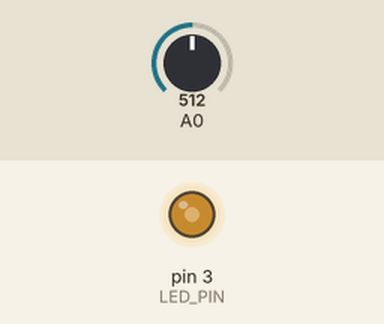
Bench run of a sketch on a simulated Arduino Uno, built with avr-gcc and run on an emulated ATmega328P. Shown: output pins drawn as LEDs (lit = HIGH). Inputs (shaded band) come from the test bench; at power-on: A0 = 512.

Above: at 1.2 s.
1.3 s: A0 set to 716
At 2.2 s:
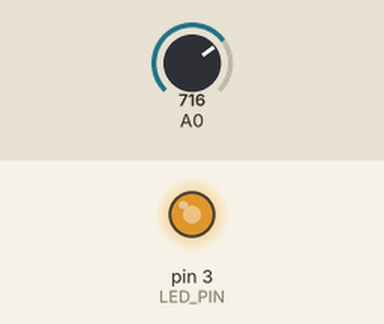
2.8 s: A0 set to 900
At 3.4 s:
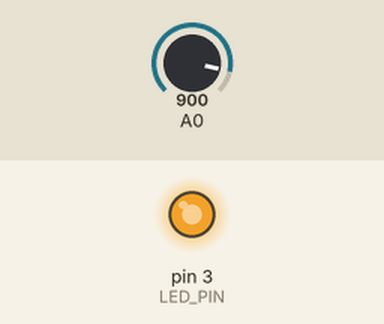
4.3 s: A0 set to 122
At 5.5 s:
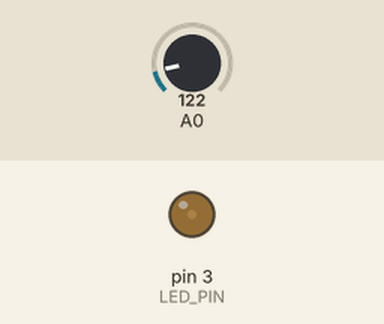
5.8 s: A0 set to 0
At 6.9 s:
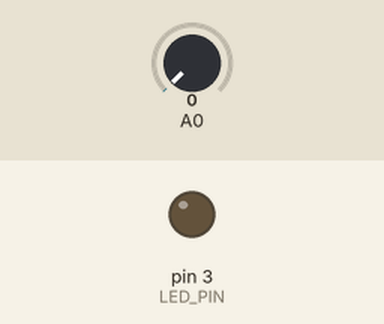
Timing chart, 0 to 8.3 s (numbered marks = the images above; inputs shaded):
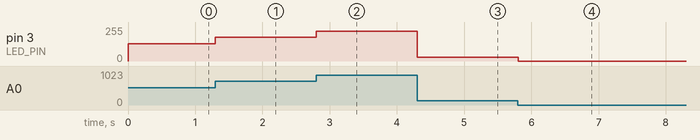

Measured:
- after the input at 1.3 s, pin 3 (LED_PIN): 128/255 → 179/255 at once
- after the input at 2.8 s, pin 3 (LED_PIN): 179/255 → 225/255 at once
- after the input at 4.3 s, pin 3 (LED_PIN): 225/255 → 30/255 at once
- after the input at 5.8 s, pin 3 (LED_PIN): 30/255 → 0/255 at once

The sketch:

Day7Exercise2.ino
```cpp
#include<Arduino.h>

const unsigned int LED_PIN = 3;
const unsigned int PROG_DELAY = 5;

int ADCVal = 0;
int PWMVal = 0;

void setup() {
    // Uncomment for debug
    // Serial.begin(9600);

    pinMode(A0, INPUT);
    pinMode(LED_PIN, OUTPUT);
}

void loop() {
    ADCVal = analogRead(A0);
    PWMVal = ADCVal/4;

    // Uncomment for debug
    // Serial.println(PWMVal);

    analogWrite(LED_PIN, PWMVal);

    delay(PROG_DELAY);
}
```
